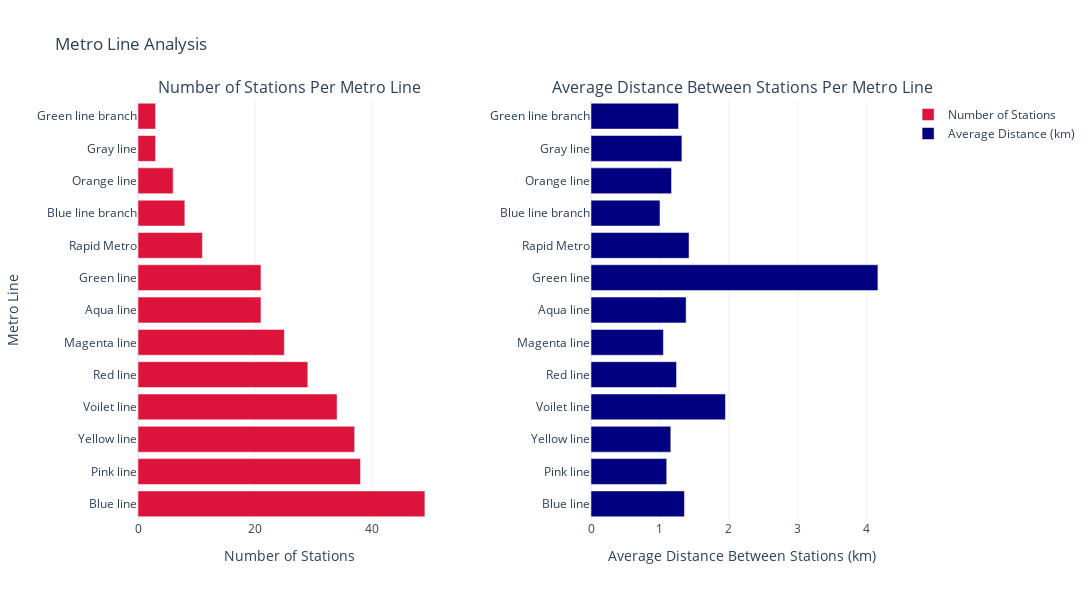

Here is the notebook cell this chart was saved with:
### Code cell
# creating subplots
fig = make_subplots(rows=1, cols=2, subplot_titles=('Number of Stations Per Metro Line',
                                                    'Average Distance Between Stations Per Metro Line'),
                    horizontal_spacing=0.2)

# plot for Number of Stations per Line
fig.add_trace(
    go.Bar(y=line_analysis['Line'], x=line_analysis['Number of Stations'],
           orientation='h', name='Number of Stations', marker_color='crimson'),
    row=1, col=1
)

# plot for Average Distance Between Stations
fig.add_trace(
    go.Bar(y=line_analysis['Line'], x=line_analysis['Average Distance Between Stations (km)'],
           orientation='h', name='Average Distance (km)', marker_color='navy'),
    row=1, col=2
)

# update xaxis properties
fig.update_xaxes(title_text="Number of Stations", row=1, col=1)
fig.update_xaxes(title_text="Average Distance Between Stations (km)", row=1, col=2)

# update yaxis properties
fig.update_yaxes(title_text="Metro Line", row=1, col=1)
fig.update_yaxes(title_text="", row=1, col=2)

# update layout
fig.update_layout(height=600, width=1200, title_text="Metro Line Analysis", template="plotly_white")

fig.show()

### Figure 1 — Plotly figure (JSON) as saved in the notebook; plotly's stock layout.template omitted (floating-point values rounded to 4 significant figures)
{"data": [{"marker": {"color": "crimson"}, "name": "Number of Stations", "orientation": "h", "type": "bar", "x": [49, 38, 37, 34, 29, 25, 21, 21, 11, 8, 6, 3, 3], "xaxis": "x", "y": ["Blue line", "Pink line", "Yellow line", "Voilet line", "Red line", "Magenta line", "Aqua line", "Green line", "Rapid Metro", "Blue line branch", "Orange line", "Gray line", "Green line branch"], "yaxis": "y"}, {"marker": {"color": "navy"}, "name": "Average Distance (km)", "orientation": "h", "type": "bar", "x": [1.355, 1.098, 1.157, 1.95, 1.24, 1.05, 1.379, 4.16, 1.422, 1.0, 1.168, 1.318, 1.269], "xaxis": "x2", "y": ["Blue line", "Pink line", "Yellow line", "Voilet line", "Red line", "Magenta line", "Aqua line", "Green line", "Rapid Metro", "Blue line branch", "Orange line", "Gray line", "Green line branch"], "yaxis": "y2"}], "layout": {"annotations": [{"font": {"size": 16}, "showarrow": false, "text": "Number of Stations Per Metro Line", "x": 0.2, "xanchor": "center", "xref": "paper", "y": 1, "yanchor": "bottom", "yref": "paper"}, {"font": {"size": 16}, "showarrow": false, "text": "Average Distance Between Stations Per Metro Line", "x": 0.8, "xanchor": "center", "xref": "paper", "y": 1, "yanchor": "bottom", "yref": "paper"}], "height": 600, "title": {"text": "Metro Line Analysis"}, "width": 1200, "xaxis": {"anchor": "y", "domain": [0, 0.4], "title": {"text": "Number of Stations"}}, "xaxis2": {"anchor": "y2", "domain": [0.6, 1], "title": {"text": "Average Distance Between Stations (km)"}}, "yaxis": {"anchor": "x", "domain": [0, 1], "title": {"text": "Metro Line"}}, "yaxis2": {"anchor": "x2", "domain": [0, 1], "title": {"text": ""}}}}
